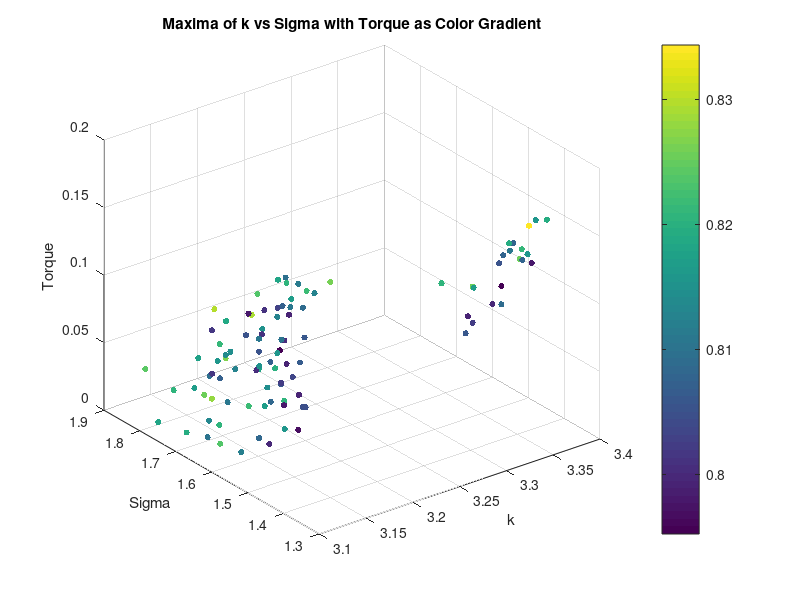
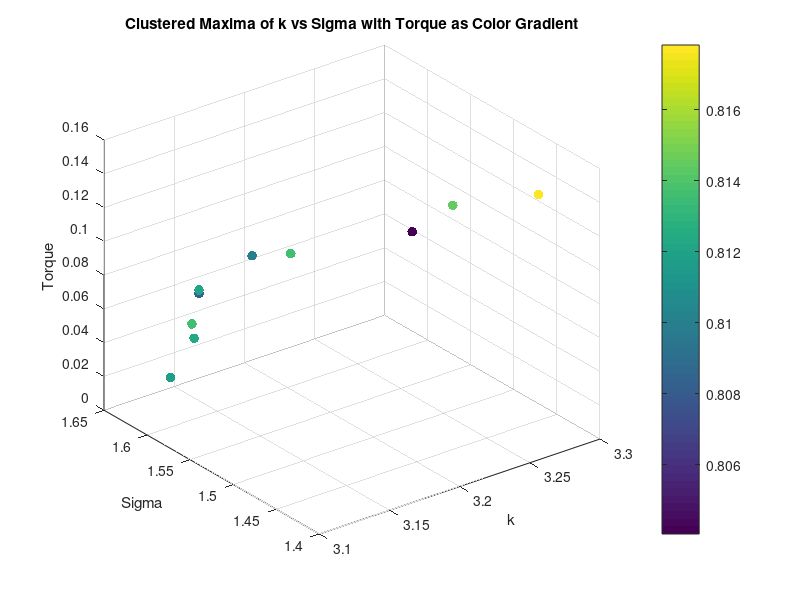
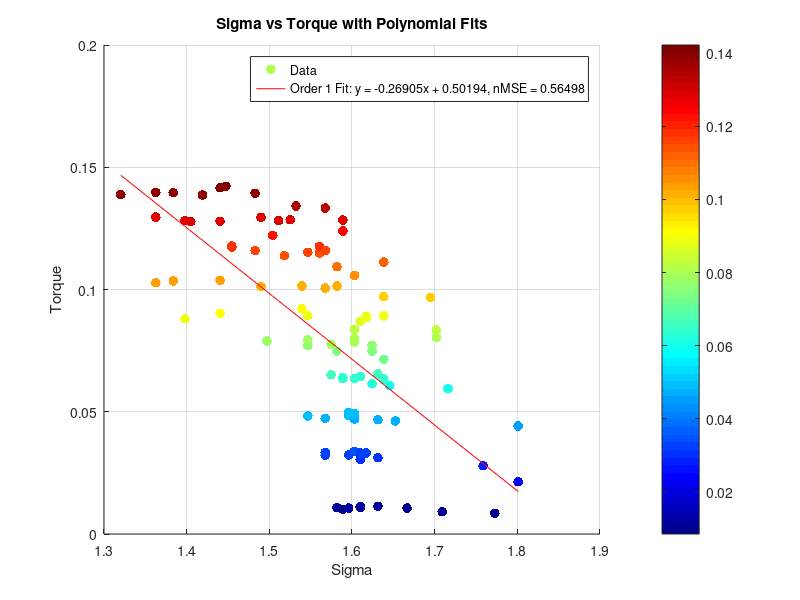
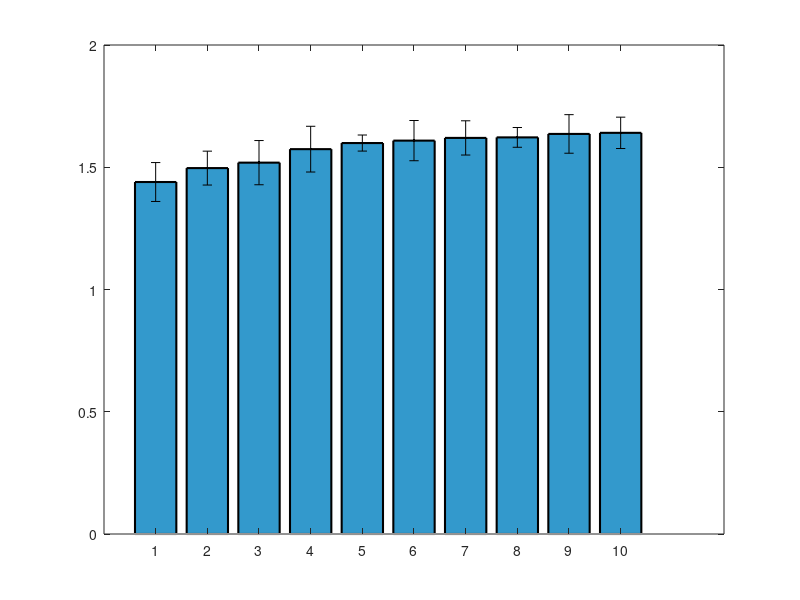

Recreate these plots in MATLAB, in order. (Note: this script raises an error after producing the figures.)
clear all;
close all;


%% Torque Analysis
load('maxima_data.mat');
scatter3(maxima_k, maxima_sigma, torque_values, 20, maxima_corr, 'filled');
xlabel('k');
ylabel('Sigma');
zlabel('Torque');
title('Maxima of k vs Sigma with Torque as Color Gradient');
colorbar;
grid on;
% K means clustering of torque into 10 clusters, taking mean of each cluster k, sigma and corr too
[cluster_idx, cluster_centers] = kmeans(torque_values', 10);
% Take the mean of each cluster
torque_means = zeros(10, 1);
sigma_means = zeros(10, 1);
sigma_stds = zeros(10, 1);
k_means = zeros(10, 1);
corr_means = zeros(10, 1);
for i = 1:10
    torque_means(i) = mean(torque_values(cluster_idx == i));
    sigma_means(i) = mean(maxima_sigma(cluster_idx == i));
    k_means(i) = mean(maxima_k(cluster_idx == i));
    corr_means(i) = mean(maxima_corr(cluster_idx == i));
    sigma_stds(i) = std(maxima_sigma(cluster_idx == i));
end
% Plot the clusters
figure;
scatter3(k_means, sigma_means, torque_means, 50, corr_means, 'filled');
xlabel('k');
ylabel('Sigma');
zlabel('Torque');
title('Clustered Maxima of k vs Sigma with Torque as Color Gradient');
colorbar;
grid on;
% Ensure data is sorted for polyfit
[sigma_sorted, sort_idx] = sort(maxima_sigma);
torque_sorted = torque_values(sort_idx);
% Display correlation between torque and sigma
disp('Correlation between Torque and Sigma:');
disp(corr(torque_sorted', sigma_sorted'));
% Display correlation between torque and sigma^2
disp('Correlation between Torque and Sigma^2:');
disp(corr(torque_sorted', sigma_sorted'.^2));
% Polyfit for sigma vs torque (order 1 and 2)
p1_sigma = polyfit(sigma_sorted, torque_sorted, 1);
% Calculate fitted values and normalized MSE for sigma vs torque
fitted_torque_p1_sigma = polyval(p1_sigma, sigma_sorted);
mse_p1_sigma = mean((torque_sorted - fitted_torque_p1_sigma).^2);
nmse_p1_sigma = mse_p1_sigma / var(torque_sorted);
% Display results for sigma vs torque
disp('Sigma vs Torque:');
disp(['Order 1 nMSE: ', num2str(nmse_p1_sigma)]);
%display correlation between torque and sigma
% Plot for sigma vs torque with polynomial fits (first instance)
figure;
scatter(sigma_sorted, torque_sorted, 50, torque_sorted, 'filled','DisplayName', 'Data');
% Create a custom colormap based on jet, excluding yellow/light orange
cmap = jet(256); % Get the jet colormap with 256 colors
cmap = cmap([1:100,191:256], :); % Keep only the first 200 colors, removing the yellow/light orange range
colormap(jet); % Apply the custom colormap
colorbar; % Add a colorbar to indicate the mapping of color to torque_sorted values
hold on;
plot(sigma_sorted, fitted_torque_p1_sigma, '-r', 'DisplayName', ...
    ['Order 1 Fit: y = ', num2str(p1_sigma(1)), 'x + ', num2str(p1_sigma(2)), ...
    ', nMSE = ', num2str(nmse_p1_sigma)]);
xlabel('Sigma');
ylabel('Torque');
title('Sigma vs Torque with Polynomial Fits');
legend('show');
grid on;

%Plot means of sigma as bar plot with variance as error bars
figure;
[sorted_sigma_means,idx] = sort(sigma_means);
sorted_sigma_stds = sigma_stds(idx);
bar(sorted_sigma_means, 'FaceColor', [0.2 0.6 0.8], 'EdgeColor', 'k', 'LineWidth', 1.5);
% Set the x-ticks to the cluster indices
hold on;
errorbar(sorted_sigma_means,sorted_sigma_stds, 'k.', 'LineWidth', 1.5);
ylim([1.2 2]);

xlabel('Cluster Index');
ylabel('Mean Sigma');

% % Ensure data is sorted for polyfit
% [sigma_sorted, sort_idx] = sort(sigma_means);
% torque_sorted = torque_means(sort_idx);
% %Display correlation between torque and sigma
% disp('Correlation between Torque and Sigma:');
% disp(corr(torque_sorted, sigma_sorted));
% %Display correlation between torque and sigma^2
% disp('Correlation between Torque and Sigma^2:');
% disp(corr(torque_sorted, sigma_sorted.^2));
% % Polyfit for sigma vs torque (order 1 and 2)
% p1_sigma = polyfit(sigma_sorted, torque_sorted, 1);
% p2_sigma = polyfit(sigma_sorted, torque_sorted, 2);
% % Calculate zitted values and normalized MSE for sigma vs torque
% fitted_torque_p1_sigma = polyval(p1_sigma, sigma_sorted);
% fitted_torque_p2_sigma = polyval(p2_sigma, sigma_sorted);
% mse_p1_sigma = mean((torque_sorted - fitted_torque_p1_sigma).^2);
% mse_p2_sigma = mean((torque_sorted - fitted_torque_p2_sigma).^2);
% nmse_p1_sigma = mse_p1_sigma / var(torque_sorted);
% nmse_p2_sigma = mse_p2_sigma / var(torque_sorted);
% % Display results for sigma vs torque
% disp('Sigma vs Torque:');
% disp(['Order 1 nMSE: ', num2str(nmse_p1_sigma)]);
% disp(['Order 2 nMSE: ', num2str(nmse_p2_sigma)]);
% % Plot for sigma vs torque with polynomial fits (second instance)
% figure;
% scatter(sigma_sorted, torque_sorted, 50, torque_sorted, 'filled', 'DisplayName', 'Data');
% colormap(jet); % High contrast colormap suitable for white background
% colorbar; % Add a colorbar to indicate the mapping of color to torque_sorted values
% hold on;
% plot(sigma_sorted, fitted_torque_p1_sigma, '-r', 'DisplayName', ...
%     ['Order 1 Fit: y = ', num2str(p1_sigma(1)), 'x + ', num2str(p1_sigma(2)), ...
%     ', nMSE = ', num2str(nmse_p1_sigma)]);
% plot(sigma_sorted, fitted_torque_p2_sigma, '--g', 'DisplayName', ...
%     ['Order 2 Fit: y = ', num2str(p2_sigma(1)), 'x^2 + ', num2str(p2_sigma(2)), ...
%     'x + ', num2str(p2_sigma(3)), ', nMSE = ', num2str(nmse_p2_sigma)]);
% xlabel('Sigma');
% ylabel('Torque');
% title('Sigma vs Torque with Polynomial Fits');
% legend('show');
% grid on;

% %% Diameter Analysis
% % Saved as diameter_value, k_values(max_k_idx), sigma_values(max_sigma_idx), max_val
% load('maxima_data_Diam.mat');

% figure;
% scatter3(maxima_matrix(:, 2), maxima_matrix(:, 3), maxima_matrix(:, 1), 50, maxima_matrix(:, 1), 'filled'); 
% xlabel('k');
% ylabel('Sigma');
% zlabel('Diameter');
% title('Maxima of k vs Sigma with Diameter as Color Gradient');
% colorbar;
% grid on;

% % K vs d
% % Ensure data is sorted for polyfit
% [k_sorted, sort_idx] = sort(maxima_matrix(:, 2));
% d_sorted = maxima_matrix(sort_idx, 1);
% % Display correlation between d and k
% disp('Correlation between Diameter and k:');
% disp(corr(d_sorted, k_sorted));

% %plot for k vs diam with polynomial fits
% figure;
% scatter(k_sorted, d_sorted, 50, d_sorted, 'filled', 'DisplayName', 'Data');
% colormap(jet); % High contrast colormap suitable for white background
% colorbar; % Add a colorbar to indicate the mapping of color to d_sorted values

% hold on;
% p1_k = polyfit(k_sorted, d_sorted, 1);
% fitted_d_p1_k = polyval(p1_k, k_sorted);
% mse_p1_k = mean((d_sorted - fitted_d_p1_k).^2);
% nmse_p1_k = mse_p1_k / var(d_sorted);
% disp('Diameter vs k:');
% disp(['Order 1 nMSE: ', num2str(nmse_p1_k)]);
% plot(k_sorted, fitted_d_p1_k, '-r', 'DisplayName', ...
%     ['Order 1 Fit: y = ', num2str(p1_k(1)), 'x + ', num2str(p1_k(2)), ...
%     ', nMSE = ', num2str(nmse_p1_k)]);
% xlabel('k');
% ylabel('Diameter');
% title('k vs Diameter with Polynomial Fits');
% legend('show');
